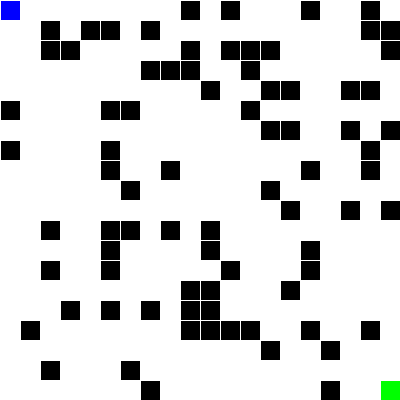
Frame 1 (no input)
Frame 60 (the mouse pressed at the canvas centre just before this capture): identical to frame 1, image omitted
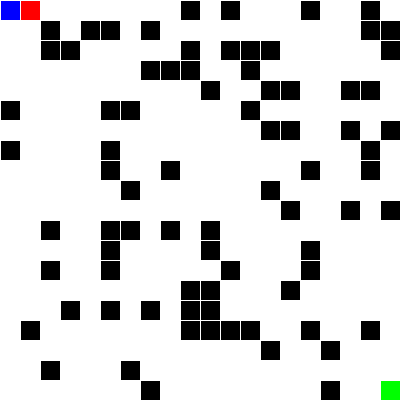
Frame 120 (the mouse held since frame 60 and released just before this capture)

The Processing sketch that drew these frames (run headless with seeded random() and noise(); from frame 60 on, the mouse is pressed at the canvas centre):

// Processing sketch: RL
// ── RL.pde
Board B;
Animal A;
void setup(){
  size(400,400);
  B = new Board(20,20);
  A = new Animal(0,0,20,20);
  B.initiate();
  A.see(B.R,B.end);
  A.train(100000);
  background(255);
}


void draw(){
  A.display();
  B.display();
}


void mousePressed(){
  A.move();
}

// ── animal.pde
class Animal {
  int x;
  int y;
  int rows;
  int columns;
  float[][] Q;
  float[][] R;
  int[] entered;
  int[] destination = new int[2];
  Animal(int tempx, int tempy, int nr, int nc) {
    x=tempx;
    y=tempy;
    rows = nr;
    columns = nc;
    Q = new float[rows*columns][rows*columns];
    R = new float[rows*columns][rows*columns];
    entered = new int[rows*columns];
    for (int i=0; i<rows*columns; i++) {
      for (int j=0; j<rows*columns; j++) {
        Q[i][j] = 0;
      }
    }
    for (int i=0; i<rows*columns; i++) {
      entered[i] = 0;
    }
  }
  void see(float[][] r,int[] desti) {
    for (int i=0; i<R.length; i++) {
      for (int j=0; j<r[i].length; j++) {
        R[i][j] = r[i][j];
      }
    }
    destination = desti;
  }

  IntList get_possibles(int state) {
    IntList possibles = new IntList();
    for (int i=0; i<R[state].length; i++) {
      if (R[state][i]>=0) {
        possibles.append(i);
      }
    }
    return possibles;
  }

  void train(int period) {
    int initial_state =destination[0]*columns+destination[1];
      float ghama = 0.8;
      IntList possibles = get_possibles(initial_state);
      possibles.shuffle();
      IntList next_possibles = get_possibles(possibles.get(0));
      float[] Qs = new float[next_possibles.size()];
      for (int i=0; i<Qs.length; i++) {
        Qs[i] = Q[possibles.get(0)][next_possibles.get(0)];
      }
      //print(max(Qs));
      Q[initial_state][possibles.get(0)] = R[initial_state][possibles.get(0)];
    for (int j=period; j>=0; j--) {
      initial_state =floor(random(rows*columns));
      if(initial_state==destination[0]*columns+destination[1]){
        continue;
      }
      possibles = get_possibles(initial_state);
      if(possibles.size()==0){
        continue;
      }
      possibles.shuffle();
      next_possibles = get_possibles(possibles.get(0));
      Qs = new float[next_possibles.size()];
      for (int i=0; i<Qs.length; i++) {
        Qs[i] = Q[possibles.get(0)][next_possibles.get(i)];
      }
      if(Qs.length ==0){
        Qs = new float[1];
        Qs[0] = 0;
      }
      Q[initial_state][possibles.get(0)] = R[initial_state][possibles.get(0)] + ghama*max(Qs);
    }
  }
  void arra(){
    for(int i=0; i<Q.length; i++){
      for(int j=0; j<Q[i].length; j++){
        print(Q[i][j],' ');
      }
      print('\n');
    }
  }
  void display(){
    fill(255,0,0);
    rect(x,y,width/columns,height/rows);
  }
  
  IntList get_possibles2(int state) {
    IntList possibles = new IntList();
    for (int i=0; i<R[state].length; i++) {
      if (R[state][i]>=0) {
        if(entered[i]==0){
          possibles.append(i);
        }
      }
    }
    return possibles;
  }
  
  void move(){
    int state = x*columns/width + y*rows*columns/height;
    entered[state] = 1;
    IntList actions = get_possibles2(state);
    if(actions.size()>0){
      int best_action = actions.get(0);
    for(int i=0;i<actions.size();i++){
      if(Q[state][best_action] < Q[state][actions.get(i)]){
        best_action = actions.get(i);
      }
    }
    x = (best_action%columns)*width/columns;
    y = ((int)best_action/columns)*height/rows;
    }
  }
}

// ── board.pde
class Board{
  int rows;
  int columns;
  int[][] isBlock;
  int l ;
  int b;
  float[][] R;
  int[] start = {0,0};
  int[] end = {0,0};
  Board(int nr,int nc){
    rows = nr;
    columns = nc;
    l = width/nc;
    b = height/nr;
    end[0] = (nr-1);
    end[1] = (nc-1);
  }
  
  void initiate(){
    isBlock = new int[rows][columns];
    R = new float[rows*columns][rows*columns];
    for(int i=0; i<rows; i++){
      for(int j=0; j<columns; j++){
        if(random(10)<2 && (i!=end[0] || j!= end[1]) && (i!=start[0] || j!= start[1])){
          isBlock[i][j] = 1;
        }
        else{
          isBlock[i][j] = 0;
        }
      }
    }
    for(int i=0;i<rows*columns;i++){
      for(int j=0;j<rows*columns;j++){
        boolean check = (i+1==j && j%columns!=0)||(i+columns==j)||(i-columns==j) ||(i-1==j && i%columns!=0);
        if(isBlock[(int)i/columns][i%columns]==1){
          R[i][j]=-1;
        }
        else if(i==end[0]*columns+end[1]){
          if(j==end[0]*columns+end[1]){
            R[i][j] = 100;
          }
          else{
            R[i][j] = -1;
          }
        }
        else if(check){
          R[i][j] = 0;
        }
        else{
          R[i][j] = -1;
        }
        
      }
    }
  }
  void display(){
    for(int i=0; i<rows; i++){
      for(int j=0; j<columns; j++){
        if(isBlock[i][j]==1){
          fill(0);
          rect(j*l,i*b,l,b);
        }
        stroke(255);
        line(j*l,0,j*l,height);
      }
      stroke(255);
      line(0,i*b,width,i*b);
    }
    fill(0,255,0);
    rect(end[1]*l,end[0]*b,l,b);
    fill(0,0,255);
    rect(start[1]*l,start[0]*b,l,b);
  }
  void arra(){
    for(int i=0; i<isBlock.length; i++){
      for(int j=0; j<isBlock[i].length; j++){
        print(isBlock[i][j],' ');
      }
      print('\n');
    }
  }
}
